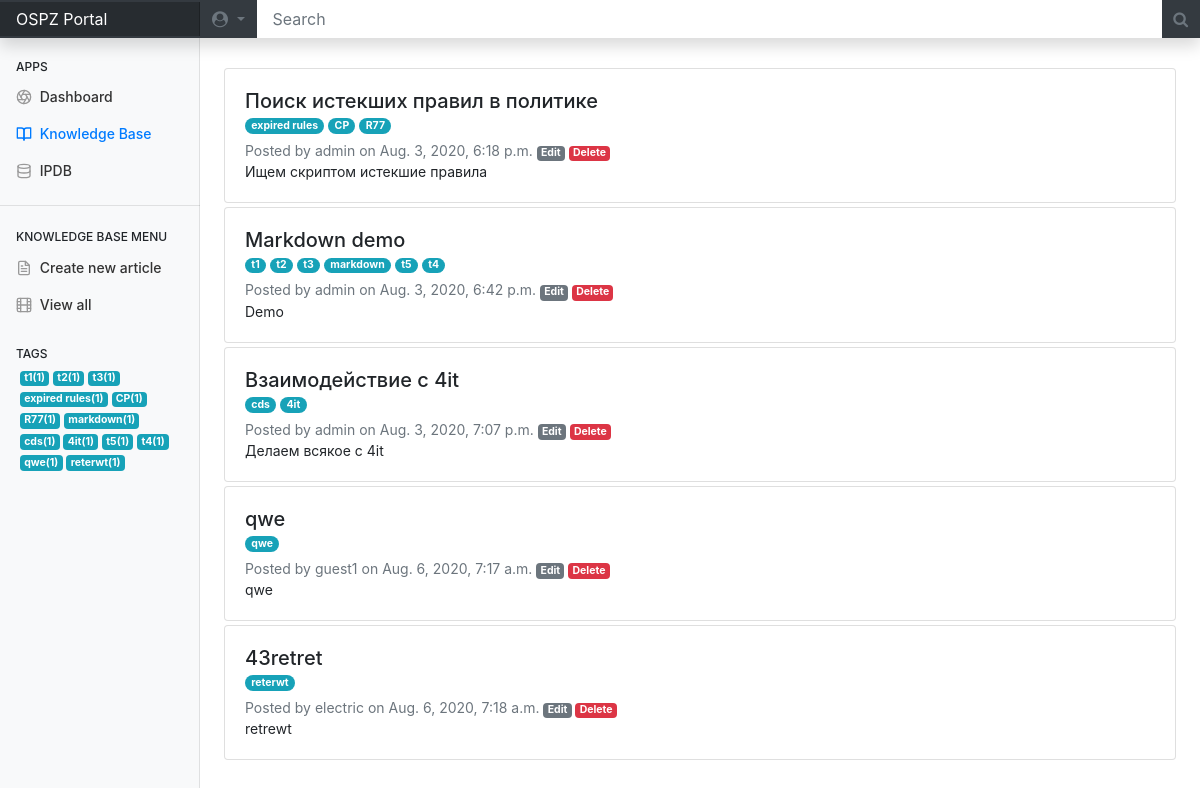
The app's page / (signed in), older data.
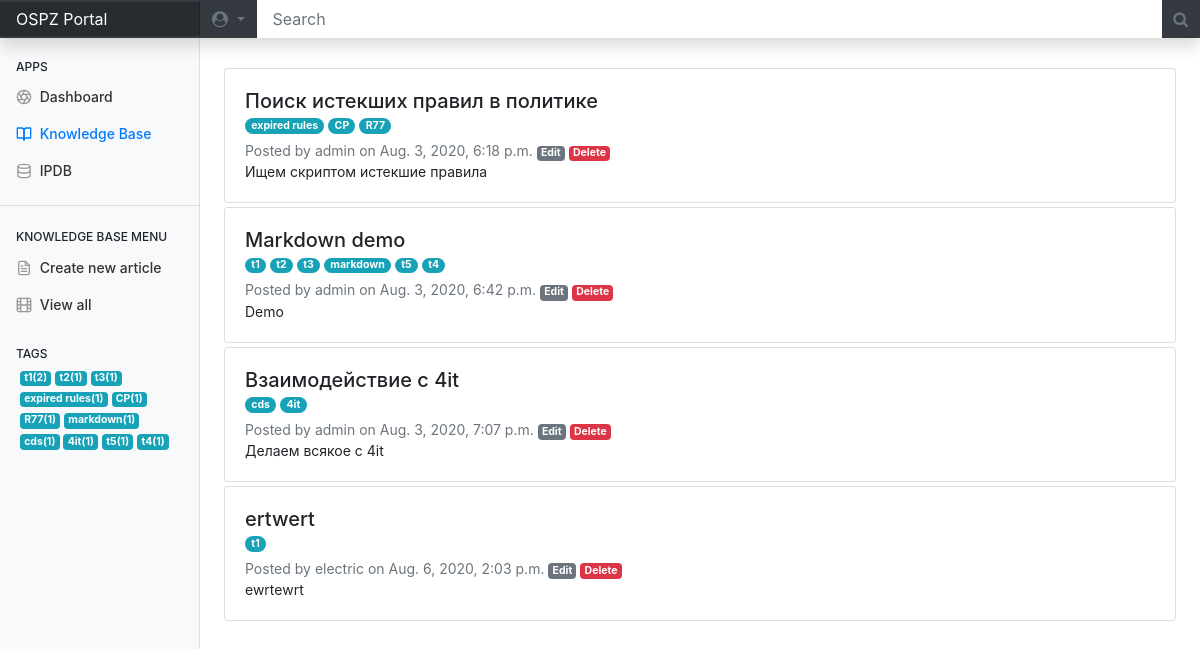
The same page, newer data.
### kb/models.py (models this page shows)
class Article(models.Model):
    title 			= models.CharField(max_length=120, blank=False)
    tags			= TaggableManager()
    category		= models.CharField(max_length=120, blank=True)
    data_created    	= models.DateTimeField(default=timezone.now)
    last_modified   	= models.DateTimeField(default=timezone.now)
    author 			= models.CharField(max_length=120, default='admin') #text			= MDTextField()
    description       	= models.TextField(blank=False, null=True)
    text            	= models.TextField(blank=False, null=True)
    def get_absolute_url(self):
        return reverse ("article-detail", kwargs= {"pk":self.id})
    def get_update_url(self):
        return reverse ("article-update", kwargs= {"pk":self.id})
    def get_delete_url(self):
        return reverse ("article-delete", kwargs= {"pk":self.id})

### kb/views.py (the view)
# urls.py: path('', ArticleListView.as_view(), name = 'article-list'),
class ArticleListView(LoginRequiredMixin, View):
    login_url = '/login/'
    redirect_field_name = ''
    def get(self, request, *args, **kwargs):
        articles = Article.objects.all()
        tags = Tag.objects.all()
        tags_cloud = {}
        for tag in tags:
            counter = 0
            for article in articles:
                if tag.name in article.tags.names():
                    counter+=1
            if counter !=0:
                tags_cloud[tag.name] = counter
        print(tags_cloud)
        tags_cloud_sorted = {k: v for k, v in sorted(tags_cloud.items(), key=lambda item: item[1],reverse=True)}
        context = {'articles': articles,
        'tags': tags,
        'tags_cloud':tags_cloud_sorted}
        return render(request, "articles_list.html", context)

### templates/articles_list.html
{% extends 'base.html' %}
{% load markdownify %}
{% block content %}
{% for instanсe in articles %}
	<div class="row mb-1">
	 <div class="col">
	    <div class="card">
		    <div class="card-body">
			    <div class="card-title"><h5 style="margin-block-start: 0em; margin-block-end: 0em;"><a class="stretched-link" style="position: relative; color:#212529;" href="{{instanсe.get_absolute_url}}" role="button">{{instanсe.title}}</a>
</h5>
		    {% for tag in instanсe.tags.all %}
			<a class="badge badge-pill badge-info"  href="/search?t={{ tag.name }}" >{{ tag.name }}</a>
		    {% endfor %}
				    </div>
			    <p class="card-subtitle text-muted">Posted by {{instanсe.author}} on {{instanсe.data_created}} <a class="badge badge-secondary" href="{{instanсe.get_update_url}}" role="button">Edit</a> <a class="badge badge-danger" href="{{instanсe.get_delete_url}}" role="button">Delete</a>
			    </p>
		    <p class="card-text"> {{instanсe.description}}
		    </p>
		    </div>
	    </div>
	 </div>
	</div>
{% endfor %}
{% endblock %}

### templates/sidebar.html (shortened to what this page needs)
    <nav id="sidebarMenu" class="col-md-3 col-lg-2 d-md-block bg-light sidebar collapse">
      <div class="sidebar-sticky pt-3">
        <h6 class="sidebar-heading d-flex justify-content-between align-items-center px-3 mt-4 mb-1">
          <span>Apps</span>
        </h6>
        <ul class="nav flex-column">
          <li class="nav-item">
            <a class="nav-link" href="/soon/">
              <span data-feather="aperture"></span>
              Dashboard
            </a>
          </li>
          <li class="nav-item">
            <a class="nav-link active" href="/">
              <span data-feather="book-open"></span>
             Knowledge Base
            </a>
          </li>
          <li class="nav-item">
            <a class="nav-link" href="/soon/">
              <span data-feather="database"></span>
             IPDB
            </a>
          </li>
        </ul>
        <hr>
        <h6 class="sidebar-heading d-flex justify-content-between align-items-center px-3 mt-4 mb-1 ">
          <span>Knowledge base menu</span>
        </h6>
        <ul class="nav flex-column">
          <li class="nav-item">
            <a class="nav-link" href="/create/">
              <span data-feather="file-text"></span>
              Create new article
            </a>
          </li>
          <li class="nav-item">
            <a class="nav-link" href="/">
              <span data-feather="film"></span>
              View all
            </a>
          </li>
        </ul>
        <h6 class="sidebar-heading d-flex justify-content-between align-items-center px-3 mt-4 mb-1">
          <span>Tags</span>
        </h6>
        {% block content_kb_sidebar_tags %}
      <div style="padding-left:20px;padding-right:20px;">
          {% for key,value in tags_cloud.items %}
            <a class="badge badge-info" href="/search?t={{ key }}">
              {{key}}({{value}})
            </a>
	        {% endfor %}
        {% endblock %}
    </nav>

Row changes from the older to the newer data that the page shows:
no longer on this page (row unchanged): Tag: tags_cloud "qwe", name "qwe"
no longer on this page (row unchanged): Tag: tags_cloud "reterwt", name "reterwt", shown under "43retret"
removed Article: title "qwe", author "guest1", data_created "Aug. 6, 2020, 7:17 a.m.", description "qwe"
removed Article: title "43retret", author "electric", data_created "Aug. 6, 2020, 7:18 a.m.", description "retrewt"
added Article: title "ertwert", author "electric", data_created "Aug. 6, 2020, 2:03 p.m.", description "ewrtewrt", Tag (name "t1")
Text that changed along with them:
new list line: "t1"
new list line: "( 2 )"
list line gone: "t1"
list line gone: "( 1 )"
